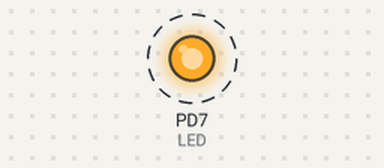
Bench run of a program on a simulated ATmega328P, built with avr-gcc and emulated at 20 MHz. Parts: output pins drawn as LEDs (lit = HIGH). Dashed ring = blinking.

Above: at 0.1 s.
Timing chart, 0 to 3.0 s (numbered marks = the images above):
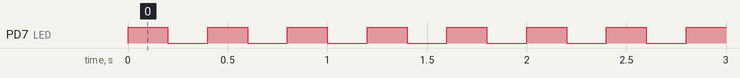

The program:

main.c
```c
/*
 * Blinky.c
 *
 * Created: 10/05/2016 18:53:51
 * Author : Ben
  */


#define F_CPU 20000000UL// clock freuquentie of the chip we use

#include <avr/io.h>
#include <util/delay.h>

//function definition
void blink (void);


// Pin 13 on arduino Board
#define  LED PD7


// easy code to write to a pin
#define output_low(port,pin) port &= ~(1<<pin)
#define output_high(port,pin) port |= (1<<pin)

// easy code for the direction of the pin
#define set_input(portdir,pin) portdir &= ~(1<<pin)
#define set_output(portdir,pin) portdir |= (1<<pin)


int main(void)
{
    set_output(DDRD,LED);

    while (1)
    {
		blink ();

    }
	return 0 ;
}


void blink(void)
{
	output_high(PORTD,LED);//
	_delay_ms(200);
	output_low(PORTD,LED);
	_delay_ms(200);

}
```

Measured:
- by itself, PD7 (LED): alternates HIGH for 0.20 s and LOW for 0.20 s
